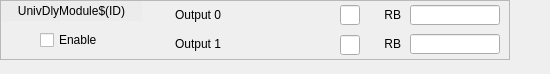
<?xml version="1.0" encoding="UTF-8"?>
<ui version="4.0">
 <class>Form</class>
 <widget class="QWidget" name="Form">
  <property name="geometry">
   <rect>
    <x>0</x>
    <y>0</y>
    <width>550</width>
    <height>74</height>
   </rect>
  </property>
  <property name="windowTitle">
   <string>Form</string>
  </property>
  <widget class="QFrame" name="frame">
   <property name="geometry">
    <rect>
     <x>0</x>
     <y>0</y>
     <width>510</width>
     <height>60</height>
    </rect>
   </property>
   <property name="frameShape">
    <enum>QFrame::StyledPanel</enum>
   </property>
   <property name="frameShadow">
    <enum>QFrame::Raised</enum>
   </property>
   <widget class="caLabel" name="calabel">
    <property name="geometry">
     <rect>
      <x>1</x>
      <y>1</y>
      <width>141</width>
      <height>20</height>
     </rect>
    </property>
    <property name="styleSheet">
     <string notr="true">background-color: rgb(236, 236, 236, 255);</string>
    </property>
    <property name="text">
     <string>UnivDlyModule$(ID)</string>
    </property>
    <property name="alignment">
     <set>Qt::AlignCenter</set>
    </property>
   </widget>
   <widget class="QLabel" name="label_19">
    <property name="geometry">
     <rect>
      <x>160</x>
      <y>5</y>
      <width>61</width>
      <height>20</height>
     </rect>
    </property>
    <property name="text">
     <string>Output 0</string>
    </property>
    <property name="alignment">
     <set>Qt::AlignRight|Qt::AlignTrailing|Qt::AlignVCenter</set>
    </property>
   </widget>
   <widget class="QLabel" name="label_32">
    <property name="geometry">
     <rect>
      <x>380</x>
      <y>5</y>
      <width>21</width>
      <height>20</height>
     </rect>
    </property>
    <property name="text">
     <string>RB</string>
    </property>
    <property name="alignment">
     <set>Qt::AlignRight|Qt::AlignTrailing|Qt::AlignVCenter</set>
    </property>
   </widget>
   <widget class="caLineEdit" name="calineedit_11">
    <property name="geometry">
     <rect>
      <x>410</x>
      <y>5</y>
      <width>90</width>
      <height>20</height>
     </rect>
    </property>
    <property name="alignment">
     <set>Qt::AlignLeading|Qt::AlignLeft|Qt::AlignVCenter</set>
    </property>
    <property name="channel" stdset="0">
     <string notr="true">$(SYS)-$(DEVICE):UnivDlyModule$(ID)-Delay0-RB</string>
    </property>
    <property name="unitsEnabled">
     <bool>true</bool>
    </property>
   </widget>
   <widget class="QLabel" name="label_20">
    <property name="geometry">
     <rect>
      <x>160</x>
      <y>34</y>
      <width>61</width>
      <height>20</height>
     </rect>
    </property>
    <property name="text">
     <string>Output 1</string>
    </property>
    <property name="alignment">
     <set>Qt::AlignRight|Qt::AlignTrailing|Qt::AlignVCenter</set>
    </property>
   </widget>
   <widget class="caLineEdit" name="calineedit_12">
    <property name="geometry">
     <rect>
      <x>410</x>
      <y>34</y>
      <width>90</width>
      <height>20</height>
     </rect>
    </property>
    <property name="alignment">
     <set>Qt::AlignLeading|Qt::AlignLeft|Qt::AlignVCenter</set>
    </property>
    <property name="channel" stdset="0">
     <string notr="true">$(SYS)-$(DEVICE):UnivDlyModule$(ID)-Delay1-RB</string>
    </property>
    <property name="unitsEnabled">
     <bool>true</bool>
    </property>
   </widget>
   <widget class="QLabel" name="label_33">
    <property name="geometry">
     <rect>
      <x>380</x>
      <y>34</y>
      <width>21</width>
      <height>20</height>
     </rect>
    </property>
    <property name="text">
     <string>RB</string>
    </property>
    <property name="alignment">
     <set>Qt::AlignRight|Qt::AlignTrailing|Qt::AlignVCenter</set>
    </property>
   </widget>
   <widget class="caLed" name="caled">
    <property name="geometry">
     <rect>
      <x>10</x>
      <y>30</y>
      <width>20</width>
      <height>20</height>
     </rect>
    </property>
    <property name="channel" stdset="0">
     <string notr="true">$(SYS)-$(DEVICE):UnivDlyModule$(ID)-Ena-RB</string>
    </property>
    <property name="falseColor">
     <color>
      <red>200</red>
      <green>200</green>
      <blue>200</blue>
     </color>
    </property>
    <property name="trueColor">
     <color>
      <red>0</red>
      <green>205</green>
      <blue>0</blue>
     </color>
    </property>
    <property name="undefinedColor">
     <color>
      <red>255</red>
      <green>255</green>
      <blue>255</blue>
     </color>
    </property>
   </widget>
   <widget class="caToggleButton" name="catogglebutton">
    <property name="geometry">
     <rect>
      <x>40</x>
      <y>30</y>
      <width>101</width>
      <height>20</height>
     </rect>
    </property>
    <property name="text">
     <string>Enable</string>
    </property>
    <property name="channel" stdset="0">
     <string notr="true">$(SYS)-$(DEVICE):UnivDlyModule$(ID)-Ena-SP</string>
    </property>
   </widget>
   <widget class="caSpinbox" name="caspinbox_2">
    <property name="geometry">
     <rect>
      <x>230</x>
      <y>5</y>
      <width>111</width>
      <height>20</height>
     </rect>
    </property>
    <property name="toolTip">
     <string>How long does a pulse state stay active</string>
    </property>
    <property name="channel" stdset="0">
     <string notr="true">$(SYS)-$(DEVICE):UnivDlyModule$(ID)-Delay0-SP</string>
    </property>
    <property name="background">
     <color>
      <red>212</red>
      <green>219</green>
      <blue>157</blue>
     </color>
    </property>
    <property name="fixedFormat">
     <bool>false</bool>
    </property>
   </widget>
   <widget class="caSpinbox" name="caspinbox_3">
    <property name="geometry">
     <rect>
      <x>230</x>
      <y>35</y>
      <width>111</width>
      <height>20</height>
     </rect>
    </property>
    <property name="toolTip">
     <string>How long does a pulse state stay active</string>
    </property>
    <property name="channel" stdset="0">
     <string notr="true">$(SYS)-$(DEVICE):UnivDlyModule$(ID)-Delay1-SP</string>
    </property>
    <property name="background">
     <color>
      <red>212</red>
      <green>219</green>
      <blue>157</blue>
     </color>
    </property>
    <property name="fixedFormat">
     <bool>false</bool>
    </property>
   </widget>
   <widget class="caLineEdit" name="calineedit_13">
    <property name="geometry">
     <rect>
      <x>340</x>
      <y>5</y>
      <width>20</width>
      <height>20</height>
     </rect>
    </property>
    <property name="alignment">
     <set>Qt::AlignLeading|Qt::AlignLeft|Qt::AlignVCenter</set>
    </property>
    <property name="channel" stdset="0">
     <string notr="true">$(SYS)-$(DEVICE):UnivDlyModule$(ID)-Delay0-SP.EGU</string>
    </property>
    <property name="unitsEnabled">
     <bool>false</bool>
    </property>
   </widget>
   <widget class="caLineEdit" name="calineedit_14">
    <property name="geometry">
     <rect>
      <x>340</x>
      <y>35</y>
      <width>20</width>
      <height>20</height>
     </rect>
    </property>
    <property name="alignment">
     <set>Qt::AlignLeading|Qt::AlignLeft|Qt::AlignVCenter</set>
    </property>
    <property name="channel" stdset="0">
     <string notr="true">$(SYS)-$(DEVICE):UnivDlyModule$(ID)-Delay1-SP.EGU</string>
    </property>
    <property name="unitsEnabled">
     <bool>false</bool>
    </property>
   </widget>
  </widget>
 </widget>
 <customwidgets>
  <customwidget>
   <class>caToggleButton</class>
   <extends>QCheckBox</extends>
   <header>caToggleButton</header>
  </customwidget>
  <customwidget>
   <class>caSpinbox</class>
   <extends>QFrame</extends>
   <header>caSpinbox</header>
  </customwidget>
  <customwidget>
   <class>caLabel</class>
   <extends>QLabel</extends>
   <header>caLabel</header>
  </customwidget>
  <customwidget>
   <class>caLed</class>
   <extends>QWidget</extends>
   <header>caLed</header>
  </customwidget>
  <customwidget>
   <class>caLineEdit</class>
   <extends>QLineEdit</extends>
   <header>caLineEdit</header>
  </customwidget>
 </customwidgets>
 <resources/>
 <connections/>
</ui>
